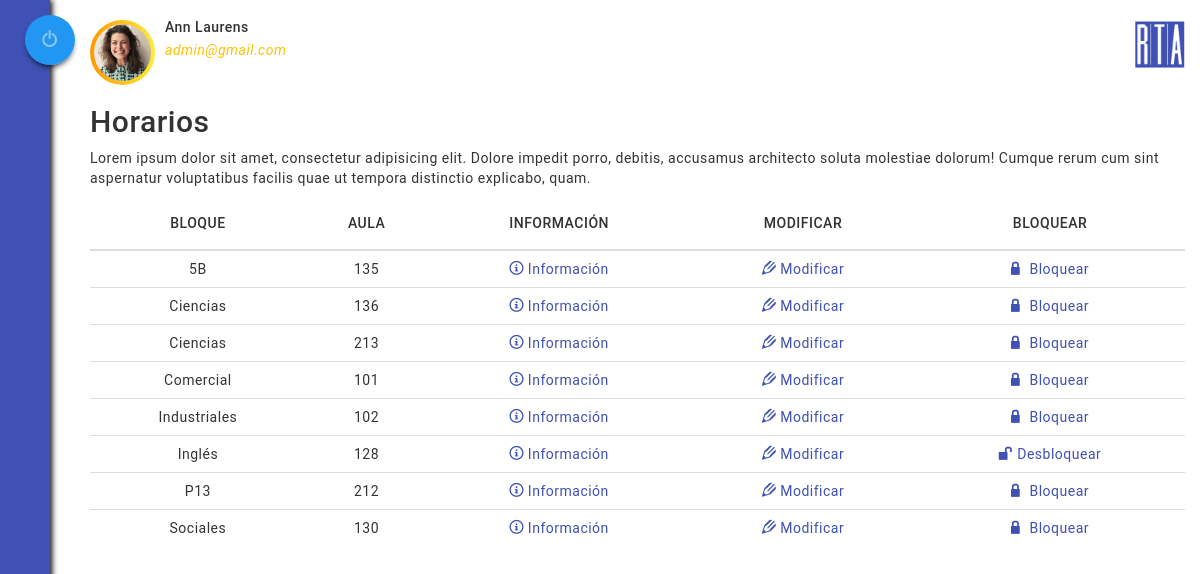
/sites/administrador/horarios.php (signed in), run on the app's committed database.
### tables this page shows
CREATE TABLE `usuario` (
  `documento` bigint(12) NOT NULL,
  `tipo` varchar(20) NOT NULL,
  `correo` varchar(50) NOT NULL,
  `estado` tinyint(1) NOT NULL DEFAULT '0',
  `nombre` varchar(30) NOT NULL,
  `apellidos` varchar(40) NOT NULL,
  `clave` varchar(20) NOT NULL,
  `foto` varchar(30) DEFAULT 'dummy.png'
);

CREATE TABLE `aula` (
  `id_aula` int(4) UNSIGNED ZEROFILL NOT NULL,
  `num_aula` int(3) NOT NULL,
  `num_bloque` varchar(30) NOT NULL,
  `implementos` text NOT NULL,
  `capacidad` int(3) NOT NULL,
  `tipo` varchar(50) NOT NULL,
  `estado` tinyint(1) NOT NULL DEFAULT '0'
);

### modelo/Usuario.php (called while the page is built, shortened)
<?php
class Usuario{
	private $tipo;
	private $correo;
	private $nombre;
	private $apellidos;
	private $foto;
	public function __construct($correo){
		$conexion = new Conexion();
		$conexion->setAttribute(PDO::ATTR_ERRMODE, PDO::ERRMODE_EXCEPTION);
		$conexion->exec("SET CHARACTER SET utf8");
		$consulta = $conexion->query("SELECT * FROM usuario WHERE correo='".$correo."';")->fetchAll(PDO::FETCH_OBJ);
		foreach ($consulta as $valor) {
			$this->tipo = $valor->tipo;
			$this->correo = $valor->correo;
			$this->nombre = $valor->nombre;
			$this->apellidos = $valor->apellidos;
			$this->foto = $valor->foto;
		}
	}
	public function getTipo(){
		return $this->tipo;
	}
	public function getCorreo(){
		return $this->correo;
	}
	public function getNombre(){
		return $this->nombre;
	}
	public function getApellidos(){
		return $this->apellidos;
	}
	public function getFoto(){
		return $this->foto;
	}
}
?>

### controlador/Sesion.php (called while the page is built, shortened)
<?php
	if(isset($_POST["enviar"])){
		require_once("../modelo/Sesion.php");
		require_once("../modelo/Usuario.php");
	}else{
		require_once("../../modelo/Usuario.php");
	}
	$sesion = new Sesion();
	if($sesion->verificarSesion()){
		$usuario = new Usuario($_SESSION["usuario"]);
		$tipo = $usuario->getTipo();
		$correo = $usuario->getCorreo();
		$nombre = $usuario->getNombre();
		$apellidos = $usuario->getApellidos();
		$foto = $usuario->getFoto();
	}else{
		$sesion->cerrarSesion();
	}
?>

### modelo/listaAulas.php (called while the page is built, shortened)
<?php
require_once("Aula.php");
require_once("listaHorarios.php");
require_once("listaReserva.php");
require_once("Nodo.php");
class listaAulas{
	private $cabeza;
	public function __construct(){
		$conexion = new Conexion();
		$conexion->setAttribute(PDO::ATTR_ERRMODE, PDO::ERRMODE_EXCEPTION);
		$conexion->exec("SET CHARACTER SET utf8");
		$registros_aulas = $conexion->query("SELECT * FROM aula ORDER BY num_bloque, num_aula")->fetchAll(PDO::FETCH_OBJ);
		foreach ($registros_aulas as $aula) {
			$implementos = explode(", ",$aula->implementos);
			$nuevoAula = new Aula($aula->id_aula, $aula->num_aula, $aula->num_bloque, $aula->tipo, $aula->capacidad, $implementos);
			$nuevoAula->setEstado($aula->estado);
			$listaHorario = new listaHorario($nuevoAula->getId());
			$nuevoAula->setHorario($listaHorario);
			$listaReserva = new listaReservas($nuevoAula->getId(), "Aula");
		}
	}
	public function esVacia(){
		return $this->cabeza == NULL;
	}
	public function agregarAula($aula){
		$nodoAula = new Nodo($aula);
		if($this->esVacia()){
			$this->cabeza = $nodoAula;
		}else{
			$aux = $this->cabeza;
			while ($aux->getLiga() != NULL) {
				$aux = $aux->getLiga();
			}
		}
	}
	public function getCabeza(){
		return $this->cabeza;
	}
}
?>

### controlador/Horarios.php (called while the page is built, shortened)
<?php
	require_once("../../modelo/listaAulas.php");
	require_once("../../modelo/listaEstudiantes.php");
	$listaHorarios = new listaAulas();
	require_once("../../vista/Horarios.php");
?>

### modelo/listaHorarios.php (called while the page is built, shortened)
<?php
require_once("Nodo.php");
class listaHorario{
	private $cabeza;
	public function __construct($id_aula){
		$conexion = new Conexion();
		$conexion->setAttribute(PDO::ATTR_ERRMODE, PDO::ERRMODE_EXCEPTION);
		$conexion->exec("SET CHARACTER SET utf8");
		$registros_horarios = $conexion->query("SELECT * FROM horarios WHERE id_aula=".$id_aula)->fetchAll(PDO::FETCH_OBJ);
		foreach ($registros_horarios as $horario) {
			$nuevaClase = new Horario($horario->id_clase,$horario->id_aula,$horario->dia, $horario->hora_inicio, $horario->hora_fin, $horario->materia, $horario->profesor);
		}
	}
	public function esVacia(){
		return $this->cabeza == NULL;
	}
	public function agregarClase($aula){
		$nodoAula = new Nodo($aula);
		if($this->esVacia()){
			$this->cabeza = $nodoAula;
		}else{
			$aux = $this->cabeza;
			while ($aux->getLiga() != NULL) {
				$aux = $aux->getLiga();
			}
		}
	}
}
?>

### modelo/Nodo.php (called while the page is built, shortened)
<?php
class Nodo{
	private $dato;
	private $liga;
	public function __construct($dato){
		$this->dato = $dato;
		$this->liga = NULL;
	}
	public function getDato(){
		return $this->dato;
	}
	public function getLiga(){
		return $this->liga;
	}
	public function setLiga($liga){
		$this->liga = $liga;
	}
}
?>

### modelo/listaReserva.php (called while the page is built, shortened)
<?php
require_once("listaEstudiantes.php");
require_once("Nodo.php");
class listaReservas{
	private $cabeza;
	public function __construct($id, $especificacion){
		$conexion = new Conexion();
		$conexion->setAttribute(PDO::ATTR_ERRMODE, PDO::ERRMODE_EXCEPTION);
		$conexion->exec("SET CHARACTER SET utf8");
		if($especificacion == "Aula"){
			$sentencia = "SELECT * FROM reservas WHERE id_aula=".$id." ORDER BY fecha, hora_inicio, estado";
		}elseif ($especificacion == "Estudiante") {
			$sentencia = "SELECT * FROM reservas WHERE num_documento=".$id." ORDER BY fecha, hora_inicio, estado";
		}else{
			$sentencia = "SELECT * FROM reservas ORDER BY fecha, estado";
		}
		$registros_reservas = $conexion->query($sentencia)->fetchAll(PDO::FETCH_OBJ);
		$fecha_actual = date("Y")."-".date("m")."-".date("d");
		foreach ($registros_reservas as $reserva) {
			$nuevaReserva = new Reserva($reserva->id_reserva, $reserva->num_documento, $reserva->id_aula, $reserva->fecha, $reserva->hora_inicio, $reserva->hora_fin, $reserva->estado);
			$fecha_reserva = $reserva->fecha;
		}
	}
	public function agregarReserva($reserva){
		$nodoReserva = new Nodo($reserva);
		if($this->esVacia()){
			$this->cabeza = $nodoReserva;
		}else{
			$aux = $this->cabeza;
			while ($aux->getLiga() != NULL) {
				$aux = $aux->getLiga();
			}
		}
	}
	public function esVacia(){
		return $this->cabeza == NULL;
	}
}
?>

### modelo/Aula.php (called while the page is built, shortened)
<?php
class Aula{
	private $id;
	private $numero;
	private $bloque;
	private $estado;
	public function __construct($id, $numero, $bloque, $tipo, $capacidad, $implementos){
		$this->id = $id;
		$this->numero = $numero;
		$this->bloque = $bloque;
		$this->estado = 0;
	}
	public function getId(){
		return $this->id;
	}
	public function getNumero(){
		return $this->numero;
	}
	public function getBloque(){
		return $this->bloque;
	}
	public function getEstado(){
		return $this->estado;
	}
	public function setEstado($estado){
		$this->estado = $estado;
	}
}
?>

### modelo/listaEstudiantes.php (called while the page is built, shortened)
<?php
require_once("listaReserva.php");
require_once("Nodo.php");
class listaEstudiantes{
	private $cabeza;
	public function esVacia(){
		return $this->cabeza == NULL;
	}
	public function agregarEstudiante($Estudiante){
		$nodoEstudiante = new Nodo($Estudiante);
		if($this->esVacia()){
			$this->cabeza = $nodoEstudiante;
		}else{
			$aux = $this->cabeza;
			while ($aux->getLiga() != NULL) {
				$aux = $aux->getLiga();
			}
			$aux->setLiga($nodoEstudiante);
		}
	}
	public function buscarEstudiante($documento){
		if($this->esVacia()){
			return Null;
		}else{
			$aux = $this->cabeza;
			while ($aux != NULL) {
				if($aux->getDato()->getDni() == $documento){
					return $aux;
				}
				$aux = $aux->getLiga();
			}
			return Null;
		}
	}
}
?>

### templades/tablaHorarios.php (the view, shortened to what this page needs)
<tr>
	<td><?php echo $aux->getDato()->getBloque();?></td>
	<td><?php echo $aux->getDato()->getNumero();?></td>
	<td>
		<a href="#infoAula<?php echo $aux->getDato()->getId(); ?>" data-toggle="modal" class="txt-indigo"><span class="icon-info"></span> <na class="hidden-xs">Información</na></a>
	</td>
	<td>
		<a href="modificarHorarioAula.php?id_aula=<?php echo $aux->getDato()->getId().'&num_aula='.$aux->getDato()->getNumero().'&bloque='.$aux->getDato()->getBloque(); ?>" class="txt-indigo"><span class="icon-pencil2"></span> <na class="hidden-xs">Modificar</na></a>
	</td>
	<td>
		<?php
			if($aux->getDato()->getEstado() == 0){
		?>
		<a href="#bloquearAula<?php echo $aux->getDato()->getId(); ?>" data-toggle="modal" class="txt-indigo"><span class="icon-lock"></span> <na class="hidden-xs">Bloquear</na></a>
		<?php }else{ ?>
		<a href="#bloquearAula<?php echo $aux->getDato()->getId(); ?>" data-toggle="modal" class="txt-indigo"><span class="icon-unlocked"></span> <na class="hidden-xs">Desbloquear</na></a>
		<?php } ?>
	</td>
</tr>

### sites/administrador/horarios.php (shortened to what this page needs)
<!DOCTYPE html>
<html lang="en">
<head>
	<?php include('../../templades/enlaces.php'); ?>
</head>
<body>
	<?php include('../../templades/menuVerticalAdmin.php'); ?>
	<div class="container-fluid">
		<div class="row">
			<div class="col-xs-10">
				<?php include("../../templades/informacionSesion.php"); ?>
			</div>
			<div class="col-xs-2">
				<br>
				<img src="../../img/Logo128x128.png" class="pull-right" height="50px" alt="">
			</div>
		</div>
		<div class="row">
			<div class="col-md-12">
				<h2>Horarios</h2>
				<p>Lorem ipsum dolor sit amet, consectetur adipisicing elit. Dolore impedit porro, debitis, accusamus architecto soluta molestiae dolorum! Cumque rerum cum sint aspernatur voluptatibus facilis quae ut tempora distinctio explicabo, quam.</p>
			</div>
		</div>
		<div class="row">
			<div class="col-md-12">
				<div class="table-responsive text-center">
					<?php include('../../controlador/Horarios.php'); ?>
				</div>
			</div>
		</div>
	</div>
</body>
</html>

### templades/enlaces.php (shortened to what this page needs)
<?php
	require_once("../../controlador/Sesion.php");
?>
<link rel="stylesheet" href="../../css/bootstrap.min.css">
<link rel="stylesheet" href="../../fonts/iconos/style.css">
<link rel="stylesheet" href="../../fonts/fuentes/font-roboto.css">
<link rel="stylesheet" href="../../css/styles.css">
<link rel="stylesheet" href="../../libs/bootstrap-datepicker/css/bootstrap-datepicker.css">

### templades/menuVerticalAdmin.php (shortened to what this page needs)
<div class="col-250 hidden-xs" id="menu">
	<div class="con-btng">
		<div class="con-btng-c">
			<a href="#" id="btng-menu"><span class="btng-shadow"><span class="btng" id="icon"><span class="icon-switch cv"></span></span></span></a>
		</div>
	</div>
</div>

### templades/informacionSesion.php
<div class="media">
	<br>
	<div class="media-left">
			<?php
				if($tipo == "admin"){
					$gradiente = "background: rgba(218,165,32,1);background: linear-gradient(to right, #FF9800 0%, #FFEB3B 100%);";
					$color = "txt-ambar";
				}else{
					$gradiente = "background: #3F51B5;background: linear-gradient(to right, #3F51B5 0%, #03A9F4 100%);";
					$color = "txt-azul-claro";
				}
			?>
		<div class="sesion-info" style="<?php echo $gradiente;?>">
			<div style="background:url(../../img/usuarios/<?php echo $foto;?>);width: 100%;height: 100%;background-position: center;background-size: cover;border-radius: 50%;"></div>
		</div>
	</div>
	<div class="media-body text-left">
		<h5 class="media-heading fw-500"><?php echo $nombre." ".$apellidos; ?></h5>
	    <i class="<?php echo $color; ?>"><?php echo $correo; ?></i>
	</div>
</div>

### vista/Horarios.php
<?php
	if($listaHorarios->esVacia()){
		echo "<h3>No hay aulas en el sistema</h3>";
	}else{
?>
	<table class="table table-hover">
		<thead>
			<th><center><h5>BLOQUE</h5></center></th>
			<th><center><h5>AULA</h5></center></th>
			<th><center><h5>INFORMACIÓN</h5></center></th>
			<th><center><h5>MODIFICAR</h5></center></th>
			<th><center><h5>BLOQUEAR</h5></center></th>
		</thead>
<?php
		$aux = $listaHorarios->getCabeza();
		while ($aux != NULL) {
			include("../../templades/tablaHorarios.php");
			$aux = $aux->getLiga();
		}
	}
?>
	</table>

### css/styles.css (style rules this page uses)
* { padding: 0px; margin: 0px; font-family: 'Roboto', sans-serif; letter-spacing: .5px; }
html, body { height: 100%; }
td { vertical-align: middle !important; }
a { text-decoration: none; }
.sesion-info { padding: 4px 4px; width: 65px; height: 65px; border-radius: 50%; background: rgba(218,165,32,1); background: linear-gradient(to right, rgba(218,165,32,1) 0%, rgba(255,217,0,1) 100%); }
.col-250 { height: 100%; width: 250px; background-color: #3F51B5; position: fixed; top: 0px; left: -200px; box-shadow: 2px 0px 6px 0px #000; }
.con-btng { margin: 15px 0px; width: 100%; position: absolute; background-color: green; }
.con-btng-c { position: relative; }
.btng { width: 50px; height: 50px; text-align: center; position: absolute; background-color: #2196f3; border-radius: 50%; }
.btng-shadow { box-shadow: 0px 4px 6px -3px #000; width: 50px; height: 50px; position: absolute; border-radius: 50%; right:-25px; }
.cv { font-size: 1.2em; line-height: 2.8; color: rgba(255, 255, 255, 0.47); }
#icon { -webkit-transition: .6s; transition: .6s; }
.txt-indigo { color: #3F51B5; }
.txt-ambar { color: #FFC107; }
.fw-500 { font-weight: 500 !important; }
.table { margin-bottom: 0 !important; }

### data on the page
usuario: foto (picture), nombre "Ann", apellidos "Laurens", correo "admin@gmail.com"
aula: num_bloque "5B", num_aula "135"
aula: num_bloque "Ciencias", num_aula "136"
aula: num_bloque "Ciencias", num_aula "213"
aula: num_bloque "Comercial", num_aula "101"
aula: num_bloque "Industriales", num_aula "102"
aula: num_bloque "Inglés", num_aula "128"
aula: num_bloque "P13", num_aula "212"
aula: num_bloque "Sociales", num_aula "130"
